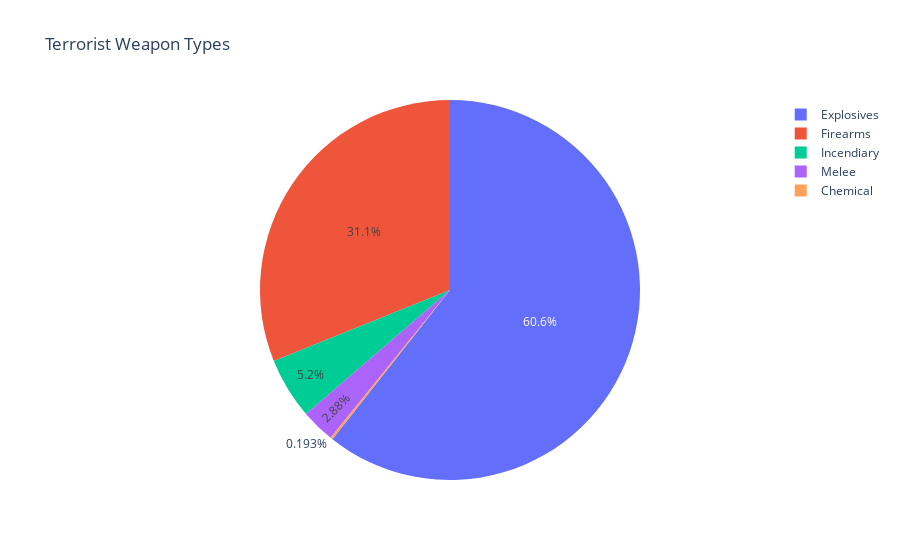

Notebook code for this chart:
### Code cell
weapontype1 = dataset.Weapontype.value_counts()
weapontp = pd.DataFrame({'weapontype':weapontype1.index , 'count':weapontype1.values})
fg7 = px.pie(weapontp , values='count' , names='weapontype',title='Terrorist Weapon Types')
fg7.show()

### Figure 1 — Plotly figure (JSON) as saved in the notebook; plotly's stock layout.template omitted (floating-point values rounded to 4 significant figures)
{"data": [{"domain": {"x": [0, 1], "y": [0, 1]}, "hovertemplate": "weapontype=%{label}<br>count=%{value}<extra></extra>", "labels": ["Explosives", "Firearms", "Incendiary", "Melee", "Chemical"], "legendgroup": "", "name": "", "showlegend": true, "type": "pie", "values": [25708, 13191, 2205, 1221, 82]}], "layout": {"legend": {"tracegroupgap": 0}, "title": {"text": "Terrorist Weapon Types"}}}
